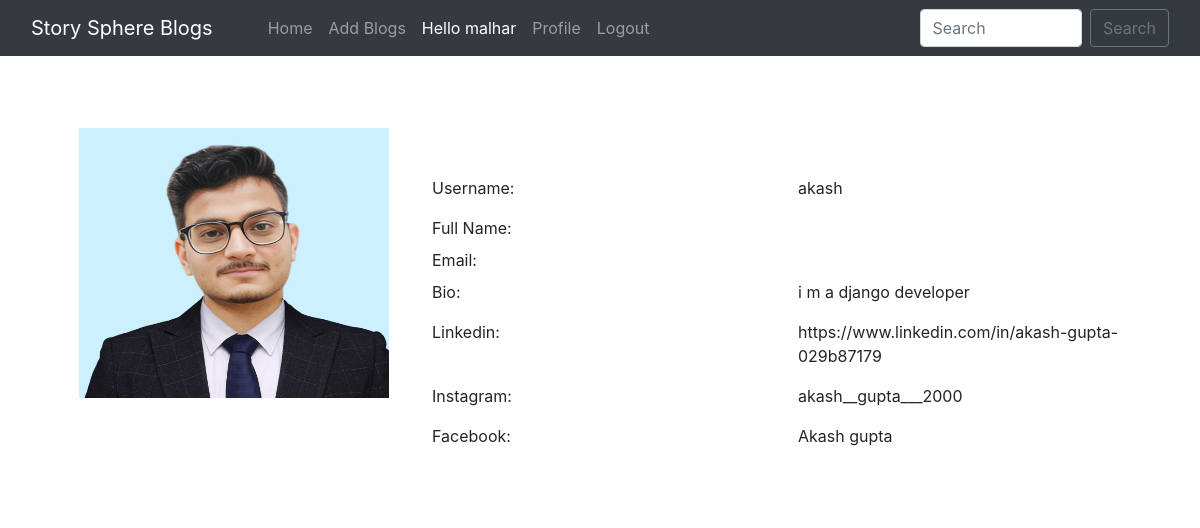
Page /user_profile/24/ (signed in) on the committed database.
### home/models.py (models this page shows, shortened)
class BlogPost(models.Model):
    title=models.CharField(max_length=255)
    author= models.ForeignKey(User, on_delete=models.CASCADE)
    slug=models.CharField(max_length=130)
    content=models.TextField()
    image = models.ImageField(upload_to="profile_pics", blank=True, null=True)
    dateTime=models.DateTimeField(auto_now_add=True)

class Profile(models.Model):
    user = models.OneToOneField(User, on_delete=models.CASCADE, blank=True, null=True)
    image = models.ImageField(upload_to="profile_pics", blank=True, null=True)
    bio = models.TextField(blank=True, null=True)
    phone_no = models.IntegerField(blank=True, null=True)
    facebook = models.CharField(max_length=300, blank=True, null=True)
    instagram = models.CharField(max_length=300, blank=True, null=True)
    linkedin = models.CharField(max_length=300, blank=True, null=True)

### home/views.py (the view)
# urls.py: path("user_profile/<int:myid>/", views.user_profile, name="user_profile"),
def user_profile(request, myid):
    post = BlogPost.objects.filter(id=myid)
    return render(request, "user_profile.html", {'post':post})

### home/templates/user_profile.html (shortened to what this page needs)
{% extends 'base.html' %}
{% block body %}
<div class="container profile">
            <form method="post">
                <div class="row">
                    {% for i in post %}
                    <div class="col-md-4">
                        <div class="profile-img">
                            {% if i.author.profile.image %}
                            <img src="{{i.author.profile.image.url}}" alt="" width="310px" height="270px">
                            {% endif %}
                        </div>
                    </div>
                    <div class="col-md-8">
                        <div class="profile-tab">
                            <div class="tab-pane">
                                <br><br>
                                        <div class="row">
                                            <div class="col-md-6">
                                                <label>Username:</label>
                                            </div>
                                            <div class="col-md-6">
                                                <p>{{i.author}}</p>
                                            </div>
                                        </div>
                                        <div class="row">
                                            <div class="col-md-6">
                                                <label>Full Name:</label>
                                            </div>
                                            <div class="col-md-6">
                                            </div>
                                        </div>
                                        <div class="row">
                                            <div class="col-md-6">
                                                <label>Email:</label>
                                            </div>
                                            <div class="col-md-6">
                                            </div>
                                        </div>
                                        <div class="row">
                                            <div class="col-md-6">
                                                <label>Bio:</label>
                                            </div>
                                            <div class="col-md-6">
                                                <p>{{i.author.profile.bio}}</p>
                                            </div>
                                        </div>
                                        {% if i.author.profile.linkedin %}
                                        <div class="row">
                                            <div class="col-md-6">
                                                <label>Linkedin:</label>
                                            </div>
                                            <div class="col-md-6">
                                                <p>{{i.author.profile.linkedin}}</p>
                                            </div>
                                        </div>
                                        {% endif %}
                                        {% if i.author.profile.instagram %}
                                        <div class="row">
                                            <div class="col-md-6">
                                                <label>Instagram:</label>
                                            </div>
                                            <div class="col-md-6">
                                                <p>{{i.author.profile.instagram}}</p>
                                            </div>
                                        </div>
                                        {% endif %}
                                        {% if i.author.profile.facebook %}
                                        <div class="row">
                                            <div class="col-md-6">
                                                <label>Facebook:</label>
                                            </div>
                                            <div class="col-md-6">
                                                <p>{{i.author.profile.facebook}}</p>
                                            </div>
                                        </div>
                                        {% endif %}
                                        {% endfor %}
                            </div>
                        </div>
                    </div>
            </form>
            </div>
        {% endblock %}

### home/templates/base.html (shortened to what this page needs)
<!doctype html>
<html lang="en">
  <head>
    <link href="//maxcdn.bootstrapcdn.com/bootstrap/4.1.1/css/bootstrap.min.css" rel="stylesheet" id="bootstrap-css">
    <link href="https://cdn.jsdelivr.net/npm/bootstrap@5.0.2/dist/css/bootstrap.min.css" rel="stylesheet">
    <link rel="stylesheet" href="https://maxcdn.bootstrapcdn.com/bootstrap/4.0.0/css/bootstrap.min.css">
  </head>
  <body>
    <nav class="navbar navbar-expand-lg navbar-dark bg-dark sticky-top">
        <div class="container-fluid">
          <a class="navbar-brand" href="#">Story Sphere Blogs</a>
          <div class="collapse navbar-collapse" id="navbarSupportedContent">
          <div class="container mx-3">
            <ul class="navbar-nav me-auto mb-2 mb-lg-0">
              <li class="nav-item">
                <a class="nav-link {% block homeactive %} {% endblock homeactive %}" aria-current="page" href="/">Home</a>
              </li>
              {% if user.is_authenticated %}
              <li class="nav-item">
                <a class="nav-link {% block add_blogs_active %} {% endblock add_blogs_active %}" href="/add_blogs/">Add Blogs</a>
              </li>
              <li class="nav-item">
                <a class="nav-link active" href="#">Hello {{request.user}}</a>
              </li>
              <li class="nav-item">
                <a class="nav-link {% block profileactive %} {% endblock profileactive %}" href="/profile/">Profile</a>
              </li>
              <li class="nav-item">
                <a class="nav-link" href="/logout/">Logout</a>
              </li>
              {% endif %}
            </ul>
            </div>
            <form class="d-flex" method="POST" action="/search/"> {% csrf_token %}
              <input class="form-control me-2" type="search" placeholder="Search" name="searched" id="searched" aria-label="Search">
              <button href="/search/" class="btn btn-outline-secondary" type="submit">Search</button>
            </form>
          </div>
        </div>
      </nav>
      {% block body %}
      {% endblock %}
</body>
</html>

### rows in the picture
BlogPost: author.profile.image (picture), author "akash", author.profile.bio "i m a django developer", author.profile.linkedin "https://www.linkedin.com/in/akash-gupta-029b87179", author.profile.instagram "akash__gupta___2000", author.profile.facebook "Akash gupta"

### other values in the picture
{{ request.user }} "malhar"
